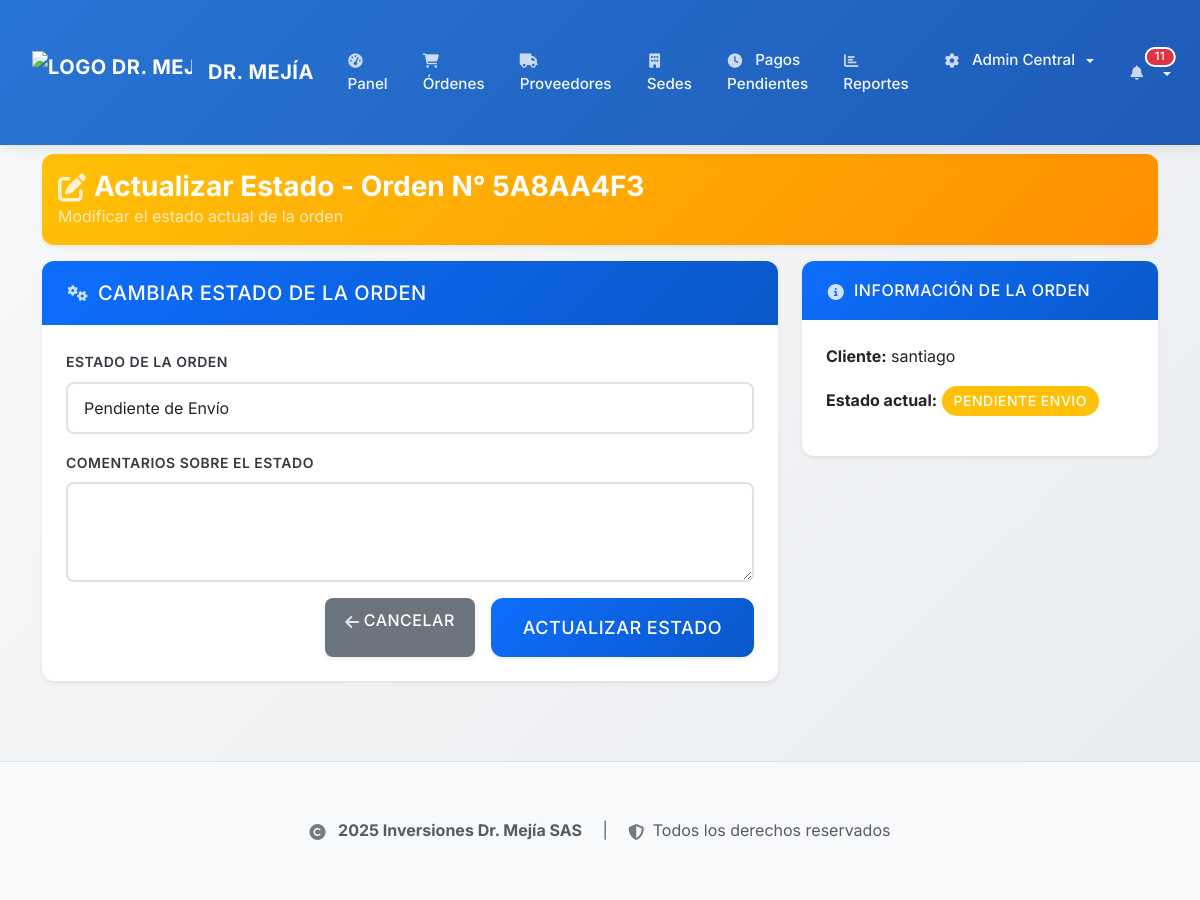
Screenshot of /order/update_status/3 (signed in) with the database file from the repository.
### backend/app/models.py (models this page shows, shortened)
class WorkOrder(db.Model):
    id = db.Column(db.Integer, primary_key=True)
    order_number = db.Column(db.String(64), unique=True, nullable=False) # Número o código de orden
    receipt_number = db.Column(db.String(64), nullable=False) # Número del recibo de venta
    orden_laboratorio = db.Column(db.String(64)) # Número de orden del laboratorio
    ciudad_municipio = db.Column(db.String(100)) # Ciudad o municipio
    client_name = db.Column(db.String(128), nullable=False) # Nombre del paciente
    client_cc = db.Column(db.String(20), nullable=False) # Cédula del paciente
    client_phone = db.Column(db.String(20)) # Teléfono del paciente
    empresa_convenio = db.Column(db.String(200)) # Empresa, convenio o seguro del paciente
    lens_class = db.Column(db.String(20)) # Progresivo, Bifocal, Monofocal
    lens_type = db.Column(db.String(128)) # Tipo de lente y filtros específicos (opcional hasta que admin complete)
    frame_type = db.Column(db.String(128)) # Tipo de montura
    pending_admin_review = db.Column(db.Boolean, default=False) # Si está pendiente de completar por admin
    admin_completed_at = db.Column(db.DateTime) # Fecha cuando admin completó los campos de lentes
    admin_completed_by_user_id = db.Column(db.Integer, db.ForeignKey('user.id'), nullable=True) # Admin que completó
    admin_completed_by = db.relationship('User', backref='completed_orders', foreign_keys=[admin_completed_by_user_id])
    formula_od = db.Column(db.Text) # Ojo derecho (texto libre)
    formula_oi = db.Column(db.Text) # Ojo izquierdo (texto libre)
    formula_add = db.Column(db.Text) # Adición (texto libre)
    formula_dp_alt = db.Column(db.Text) # Distancia pupilar y altura (texto libre)
    formula_details = db.Column(db.Text) # Detalles adicionales de fórmulas ópticas (opcional)
    observations = db.Column(db.Text) # Observaciones específicas
    created_at = db.Column(db.DateTime, default=datetime.utcnow)
    status = db.Column(db.String(64), default='pendiente_envio') # 'pendiente_envio', 'enviada', 'en_proceso', 'devuelta_proveedor', 'recibida_optica', 'finalizada', 'cancelada'
    comments = db.Column(db.Text)
    provider_id = db.Column(db.Integer, db.ForeignKey('provider.id'), nullable=False)
    sede_id = db.Column(db.Integer, db.ForeignKey('sede.id'), nullable=False)  # Sede que creó la orden
    created_by_user_id = db.Column(db.Integer, db.ForeignKey('user.id'), nullable=False)
    created_by = db.relationship('User', backref='created_orders', foreign_keys=[created_by_user_id])
    payments = db.relationship('Payment', backref='work_order', lazy=True)
    payment_status = db.Column(db.String(64), default='pendiente') # 'pendiente', 'parcialmente_pagada', 'pagada'
    total_amount = db.Column(db.Float, default=0.0) # Monto total que se debe pagar al proveedor por esta orden
    sale_price = db.Column(db.Float, nullable=True) # Precio de venta al cliente final (para cálculo de ganancias)
    accepted_at = db.Column(db.DateTime) # Fecha cuando el proveedor aceptó la orden
    delivery_deadline = db.Column(db.DateTime) # Fecha límite calculada automáticamente (accepted_at + 7 días)
    is_overdue = db.Column(db.Boolean, default=False) # Si la orden está vencida
    overdue_alert_sent = db.Column(db.Boolean, default=False) # Si ya se envió alerta de vencimiento
    days_overdue = db.Column(db.Integer, default=0) # Días de retraso
    rejection_reason = db.Column(db.Text)  # Razón del rechazo
    rejection_count = db.Column(db.Integer, default=0)  # Número de rechazos
    resubmitted_at = db.Column(db.DateTime)  # Fecha del último reenvío
    resubmitted_by_user_id = db.Column(db.Integer, db.ForeignKey('user.id'), nullable=True)  # Usuario que reenvió
    resubmitted_by = db.relationship('User', backref='resubmitted_orders', foreign_keys=[resubmitted_by_user_id])

### backend/app/routes.py (the view, shortened to what this page needs)
@bp.route('/order/update_status/<int:order_id>', methods=['GET', 'POST'])
@login_required
@audit_action(EventTypes.UPDATE_ORDER, "Actualizar estado de orden",
              resource_type='WorkOrder', severity=Severity.INFO, requires_attention=True)
def update_order_status(order_id):
    order = WorkOrder.query.get_or_404(order_id)
    if current_user.role == 'proveedor' and (order.provider_id != current_user.provider.id if current_user.provider else True):
        flash('No tienes permiso para actualizar el estado de esta orden.', 'danger')
        return redirect(url_for('main.view_order', order_id=order_id))
    if current_user.role == 'asistente' or current_user.role == 'admin':
        allowed_statuses = [
            'pendiente_envio', 'enviada', 'recibida_optica', 'finalizada', 'cancelada'
        ]
    else:
        flash('Rol no autorizado para actualizar estados.', 'danger')
        return redirect(url_for('main.view_order', order_id=order_id))
    form = WorkOrderStatusForm(obj=order)
    form.status.choices = [(s, label) for s, label in form.status.choices if s in allowed_statuses]
    return render_template('ordenes/update_status.html', title=f'Actualizar Estado de Orden {order.order_number}', form=form, order=order)

### backend/app/forms.py (shortened to what this page needs)
class WorkOrderStatusForm(FlaskForm):
    status = SelectField('Estado de la Orden', choices=[
        ('pendiente_envio', 'Pendiente de Envío'),
        ('enviada', 'Enviada al Proveedor'),
        ('aceptada', 'Aceptada por Proveedor'),
        ('rechazada', 'Rechazada por Proveedor'),
        ('en_proceso', 'En Proceso (Proveedor)'),
        ('devuelta_proveedor', 'Terminada - Lista para Recoger'),
        ('recibida_optica', 'Recibida en Óptica'),
        ('finalizada', 'Finalizada'),
        ('cancelada', 'Cancelada')
    ], validators=[DataRequired()])
    rejection_reason = TextAreaField('Razón del Rechazo', validators=[Optional()],
                                   description='Requerido si el estado es "Rechazada por Proveedor"')
    comments = TextAreaField('Comentarios sobre el estado', validators=[Optional()])
    submit = SubmitField('Actualizar Estado')

### backend/app/models.py (called while the page is built)
@login_manager.user_loader
def load_user(user_id):
    return User.query.get(int(user_id))

### backend/app/routes.py (called while the page is built, shortened)
@bp.context_processor
def inject_notifications():
    if current_user.is_authenticated:
        unread_notifications_count = Notification.query.filter_by(user_id=current_user.id, is_read=False).count()
        latest_notifications = Notification.query.filter_by(user_id=current_user.id).order_by(Notification.created_at.desc()).limit(5).all()
        sede_messages_count = 0
        return dict(
            unread_notifications_count=unread_notifications_count,
            latest_notifications=latest_notifications,
            sede_messages_count=sede_messages_count
        )
    return dict(unread_notifications_count=0, latest_notifications=[])

### backend/app/security.py (called while the page is built)
def log_security_event(event_type, description, severity='WARNING', user=None, metadata=None):
    if user is None:
        if hasattr(current_user, 'is_authenticated') and current_user.is_authenticated:
            user = current_user
        else:
            user = None
    AuditLog.log_action(
        action_type=event_type,
        description=description,
        user=user,
        severity=severity,
        category='SECURITY',
        metadata=metadata,
        requires_attention=severity in ['CRITICAL', 'ERROR']
    )

### frontend/templates/ordenes/update_status.html (shortened to what this page needs)
{% extends "base.html" %}
{% block content %}
<div class="container-lg px-3">
    <div class="row mb-3">
        <div class="col-12">
            <div class="card border-0 shadow-sm" style="background: linear-gradient(135deg, #ffc107 0%, #ff8f00 100%);">
                <div class="card-body text-white p-3">
                    <h3 class="mb-0 fw-bold">
                        <i class="fas fa-edit me-2"></i>Actualizar Estado - Orden N° {{ order.order_number }}
                    </h3>
                    <p class="mb-0 opacity-75">
                        {% if current_user.role == 'proveedor' %}
                            Gestionar el progreso de su orden
                        {% else %}
                            Modificar el estado actual de la orden
                        {% endif %}
                    </p>
                </div>
            </div>
        </div>
    </div>
    <div class="row">
        <div class="col-md-8">
            <div class="card shadow-sm border-0">
                <div class="card-header bg-light">
                    <h5 class="mb-0">
                        <i class="fas fa-cogs me-2"></i>Cambiar Estado de la Orden
                    </h5>
                </div>
                <div class="card-body p-4">
        <form action="" method="post" novalidate>
            <div class="mb-3">
                {{ form.status.label(class="form-label") }}
                {{ form.status(class="form-select", id="status") }}
            </div>
            <div class="mb-3">
                {{ form.comments.label(class="form-label") }}
                {{ form.comments(class="form-control", rows=3) }}
            </div>
                    <div class="d-grid gap-2 d-md-flex justify-content-md-end">
                        <a href="{{ url_for('main.view_order', order_id=order.id) }}" class="btn btn-secondary me-md-2">
                            <i class="fas fa-arrow-left me-1"></i>Cancelar
                        </a>
                        {{ form.submit(class="btn btn-primary btn-lg") }}
                    </div>
                </form>
            </div>
        </div>
    </div>
        <div class="col-md-4">
            <div class="card shadow-sm border-0">
                <div class="card-header bg-info text-white">
                    <h6 class="mb-0">
                        <i class="fas fa-info-circle me-2"></i>Información de la Orden
                    </h6>
                </div>
                <div class="card-body">
                    <p><strong>Cliente:</strong> {{ order.client_name }}</p>
                    <p><strong>Estado actual:</strong>
                        <span class="badge bg-warning">{{ order.status|replace('_', ' ')|title }}</span>
                    </p>
                </div>
            </div>
        </div>
    </div>
</div>
{% endblock %}

### frontend/static/css/styles.css (style rules this page uses)
:root { --primary-color: #0d6efd; --primary-dark: #0a58ca; --primary-light: #6ea8fe; --success-color: #198754; --warning-color: #fd7e14; --danger-color: #dc3545; --info-color: #0dcaf0; --dark-color: #212529; --light-color: #f8f9fa; --white: #ffffff; --gray-100: #f8f9fa; --gray-200: #e9ecef; --gray-300: #dee2e6; --gray-500: #6c757d; --gray-700: #495057; --gray-800: #343a40; --gray-900: #212529; --shadow-sm: 0 0.125rem 0.25rem rgba(0, 0, 0, 0.075); --shadow-md: 0 0.5rem 1rem rgba(0, 0, 0, 0.15); --shadow-lg: 0 1rem 3rem rgba(0, 0, 0, 0.175); --border-radius: 0.5rem; --border-radius-lg: 0.75rem; --transition: all 0.3s ease; }
body { font-family: 'Inter', 'Segoe UI', -apple-system, BlinkMacSystemFont, sans-serif; background: linear-gradient(135deg, #f8f9fa 0%, #e9ecef 100%); color: var(--gray-800); line-height: 1.6; font-weight: 400; padding-top: 120px; position: relative; }
.card { border: none; border-radius: var(--border-radius-lg); box-shadow: var(--shadow-md); overflow: hidden; transition: var(--transition); background: var(--white); }
.card-header { background: linear-gradient(135deg, var(--primary-color) 0%, var(--primary-dark) 100%); color: var(--white); font-weight: 600; text-transform: uppercase; letter-spacing: 0.5px; border: none; padding: 1.25rem 1.5rem; }
.card-body { padding: 1.5rem; }
.btn { border-radius: var(--border-radius); font-weight: 500; text-transform: uppercase; letter-spacing: 0.5px; transition: var(--transition); box-shadow: var(--shadow-sm); border: none; padding: 0.625rem 1.25rem; }
.btn-primary { background: linear-gradient(135deg, var(--primary-color) 0%, var(--primary-dark) 100%); }
.btn-lg { padding: 1rem 2rem; font-size: 1.125rem; border-radius: var(--border-radius-lg); }
.form-group label, .form-label { font-weight: 600; color: var(--gray-800); margin-bottom: 0.5rem; text-transform: uppercase; font-size: 0.875rem; letter-spacing: 0.5px; }
.card-header h5 { display: flex; align-items: center; margin-bottom: 0; }
.card-header h5 i { display: inline-flex; align-items: center; justify-content: center; width: 1.5rem; height: 1.5rem; margin-right: 0.75rem; font-size: 1rem; text-align: center; vertical-align: middle; }
.fa, .fas, .far, .fal, .fad, .fab { vertical-align: middle; line-height: 1; }
h1 i, h2 i, h3 i, h4 i, h5 i, h6 i { vertical-align: middle; display: inline-flex; align-items: center; justify-content: center; margin-right: 0.5rem; }
.card-header .fas, .card-header .fa { display: inline-flex; align-items: center; justify-content: center; min-width: 1.25rem; text-align: center; }
.form-control, .form-select { border: 2px solid var(--gray-300); border-radius: var(--border-radius); padding: 0.75rem 1rem; transition: var(--transition); font-size: 1rem; background: var(--white); }
.badge { font-size: 0.875em; font-weight: 500; padding: 0.5rem 0.75rem; border-radius: 2rem; text-transform: uppercase; letter-spacing: 0.5px; }
.fas, .fa { margin-right: 0.5rem; opacity: 0.8; vertical-align: middle; line-height: 1; }
.btn i { vertical-align: middle; display: inline-flex; align-items: center; justify-content: center; margin-right: 0.5rem; line-height: 1; }
i.fas, i.fa, i.far, i.fal, i.fad, i.fab { display: inline-flex !important; align-items: center !important; justify-content: center !important; vertical-align: middle !important; line-height: 1 !important; }
.fa-glasses, .fa-dollar-sign, .fa-user, .fa-clipboard, .fa-info-circle, .fa-clipboard-list { text-align: center !important; display: inline-flex !important; align-items: center !important; justify-content: center !important; }
body.navbar-present { padding-top: calc(90px + 1rem); }
.fade-in-up { animation: fadeInUp 0.6s ease-out; }
body { position: relative; }
@media screen { .badge { min-width: 35px; } }

### frontend/static/css/style.css (style rules this page uses)
.container-lg { max-width: 1140px; padding-left: 0.5rem !important; padding-right: 0.5rem !important; }
@media (max-width: 1400px) { .container-lg { padding-left: 0.75rem !important; padding-right: 0.75rem !important; } }

### rows the page displays
WorkOrder: order_number "5A8AA4F3", status "Pendiente de Envío", client_name "santiago", status "PENDIENTE ENVIO"

### other values shown
{{ unread_notifications_count }} "11"
